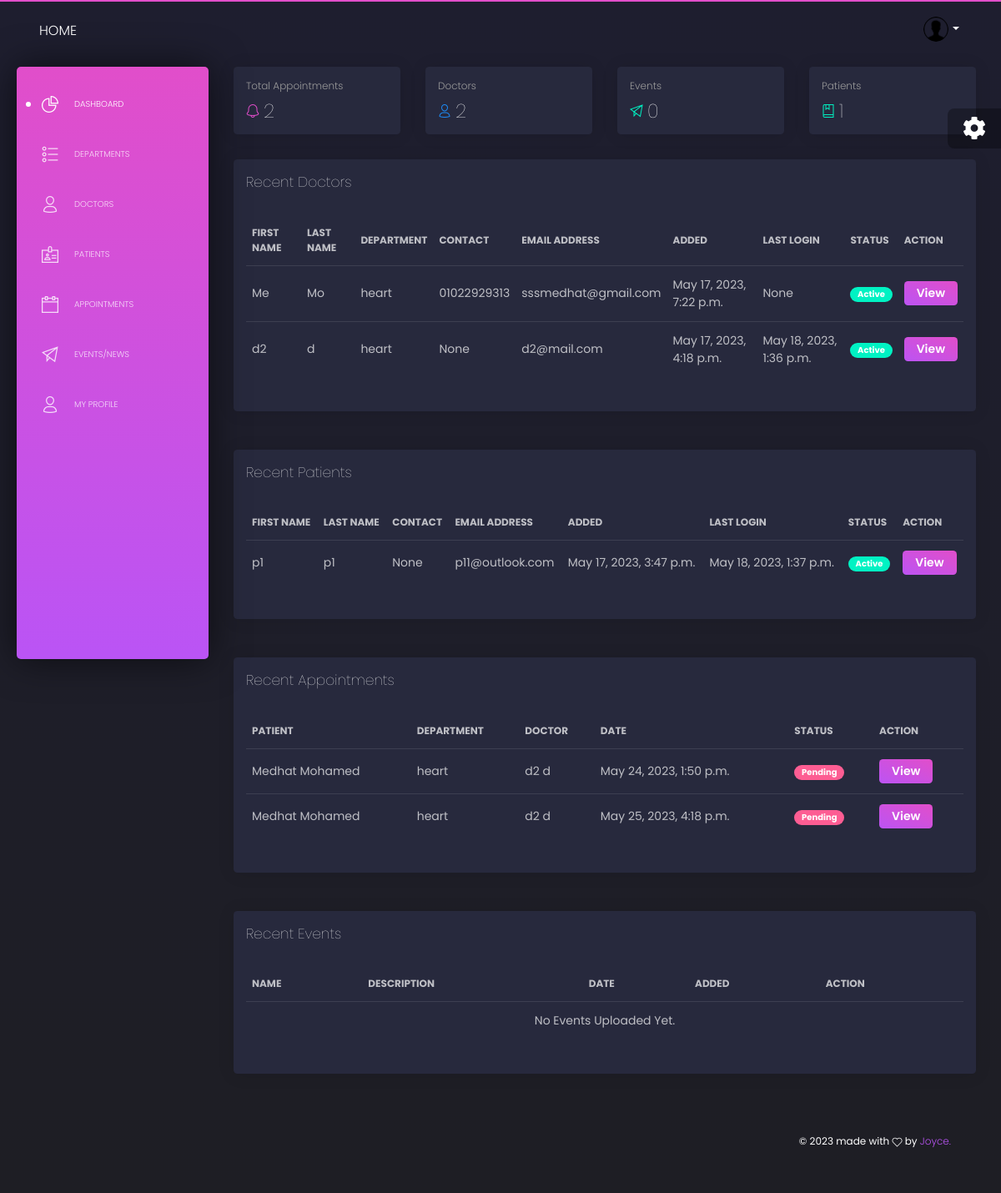
Page /admin-dashboard/ (signed in) on the earlier database version.
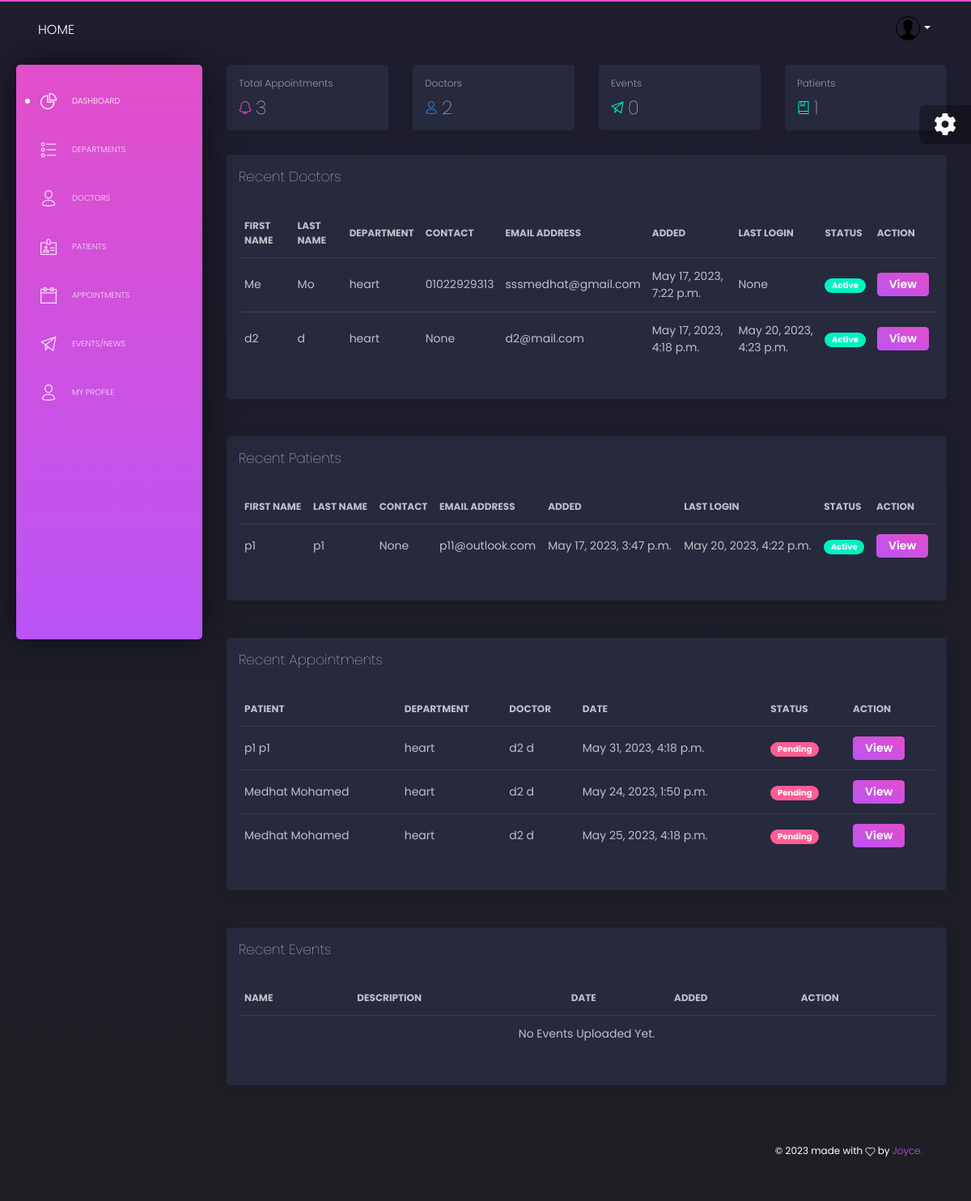
Same page on the later database version.
### users/models.py (models this page shows, shortened)
class UserAccount(AbstractUser):
    email = models.EmailField(unique=True)
    first_name = models.CharField(max_length=50)
    last_name = models.CharField(max_length=50)
    photo = models.ImageField(upload_to='users/profile-photos/', null=True)
    phone_number = models.CharField(max_length=50, null=True, blank=True)
    role = models.CharField(max_length=30,choices=ROLE_CHOICES,default='admin')
    gender = models.CharField(max_length=20, choices=GENDER_CHOICES, default='male')
    date_of_birth = models.DateField(null=True, blank=True)
    staff_id = models.CharField(max_length=50, null=True, blank=True)
    id_no = models.PositiveIntegerField(null=True, blank=True)
    specializations = models.ManyToManyField(Specialization, related_name='doctors', blank=True)
    is_available = models.BooleanField(default=True)
    department = models.ForeignKey(Department, on_delete=models.CASCADE, null=True, blank=True, related_name='users')
    bio = models.TextField(default='Aut maiores voluptates amet et quis praesentium qui senda para')
    USERNAME_FIELD = 'email'
    REQUIRED_FIELDS = ['first_name', 'last_name',]
    objects = UserAccountManager()

class CommonInfo(models.Model):
    created_at = models.DateTimeField(auto_now_add=True)
    last_update = models.DateTimeField(auto_now=True)
    class Meta:
        abstract = True

class Department(CommonInfo):
    name = models.CharField(max_length=254)
    description = models.TextField()
    cover_photo = models.ImageField(upload_to="departments/cover_photos/")
    created_at = models.DateTimeField(auto_now_add=True)
    last_update = models.DateTimeField(auto_now=True)
    class Meta:
        ordering = ('name',)

### core/models.py (models this page shows, shortened)
class CommonInfo(models.Model):
    created_at = models.DateTimeField(auto_now_add=True)
    last_update = models.DateTimeField(auto_now=True)
    class Meta:
        abstract = True

class Appointment(CommonInfo):
    department = models.ForeignKey(Department, on_delete=models.CASCADE, related_name='appointments', null=True, blank=True)
    doctor = models.ForeignKey(User, on_delete=models.CASCADE, limit_choices_to={'role': 'doctor'}, related_name='appointments_requested', blank=True, null=True)
    patient = models.ForeignKey(User, on_delete=models.CASCADE, related_name='appointments_made', null=True, blank=True)
    date = models.DateTimeField()
    name = models.CharField(max_length=255, null=True, blank=True)
    phone = models.CharField(max_length=255, null=True, blank=True)
    email = models.EmailField(max_length=255, null=True, blank=True)
    message = models.TextField(default='-')
    status = models.CharField(max_length=15, choices=STATUS_CHOICES, default='pending')
    confirmed_by = models.ForeignKey(User, on_delete=models.CASCADE, related_name='appointments_confirmed', blank=True, null=True)
    class Meta:
        unique_together = ('doctor', 'date', )

### dashboard/views/index.py (the view)
class DashboardTemplateView(DashboardView, TemplateView):
    template_name = 'dashboard/index.html'
    def get_context_data(self, **kwargs):
        appointments = Appointment.objects.all()
        doctors = User.objects.filter(role='doctor')
        events = Event.objects.all()
        patients = User.objects.filter(role='patient')
        staff = User.objects.filter(role='staff')
        context = super().get_context_data(**kwargs)
        context["appointments_count"] = appointments.count()
        context["events_count"] = events.count()
        context["doctors_count"] = doctors.count()
        context["patients_count"] = patients.count()
        context["staff_count"] = staff.count()
        context["recent_appointments"] = appointments.order_by('-pk')[:10]
        context["recent_events"] = events.order_by('-pk')[:10]
        context["recent_staff"] = staff.order_by('-pk')[:10]
        context["recent_doctors"] = doctors.order_by('-pk')[:10]
        context["recent_patients"] = patients.order_by('-pk')[:10]
        return context

### dashboard/views/index.py (called while the page is built)
    def test_func(self):
        user = self.request.user
        if user.is_staff or user.is_superuser or user.role == 'admin':
            return True
        return False

### templates/dashboard/index.html (shortened to what the changed rows need)
{% extends 'dashboard/base.html' %}
{% block content %}
        <div class="row">
          <div class="col-lg-3">
            <div class="card card-chart">
              <div class="card-header">
                <h5 class="card-category">Total Appointments</h5>
                <h3 class="card-title"><i class="tim-icons icon-bell-55 text-primary"></i>{{appointments_count}}</h3>
              </div>
            </div>
          </div>
        </div>
        <div class="row mb-3">
          <div class="col-md-12">
            <div class="card ">
              <div class="card-body">
                <div class="table-responsive">
                  <table class="table tablesorter " id="">
                    <thead class=" text-primary">
                      <tr>
                            <th>First Name</th>
                            <th>Last Name</th>
                            <th>Department</th>
                            <th>Contact</th>
                            <th>Email Address</th>
                            <th>Added</th>
                            <th>Last Login</th>
                            <th>Status</th>
                            <th>Action</th>
                      </tr>
                    </thead>
                    <tbody>
                      {% for doctor in recent_doctors %}
                        <tr>
                            <td>{{ doctor.first_name }} </td>
                            <td> {{ doctor.last_name }}</td>
                            <td> {{ doctor.department.name }}</td>
                            <td> {{ doctor.phone_number }}</td>
                            <td>{{ doctor.email }}</td>
                            <td> {{ doctor.date_joined }}</td>
                            <td> {{ doctor.last_login }}</td>
                            {% if doctor.is_active %}
                            <td>
                                <span class="badge badge-pill badge-success">Active</span>
                            </td>
                            {% else %}
                            <td>
                                <span class="badge badge-pill badge-danger">Inactive</span>
                            </td>
                            {% endif %}
                            <td>
                                <a href="{% url 'dashboard:doctors:doctor_details' doctor.pk %}">
                                    <button class="btn btn-primary btn-sm">View</button>
                                </a>
                            </td>
                        </tr>
                        {% empty %}
                            <tr class="text-center">
                                <td colspan="10">No Doctors Registered Yet.</td>
                            </tr>
                        {% endfor %}
                    </tbody>
                  </table>
                </div>
              </div>
            </div>
          </div>
        </div>
        <div class="row mb-3">
          <div class="col-md-12">
            <div class="card ">
              <div class="card-body">
                <div class="table-responsive">
                  <table class="table tablesorter " id="">
                    <thead class=" text-primary">
                      <tr>
                            <th>First Name</th>
                            <th>Last Name</th>
                            <th>Contact</th>
                            <th>Email Address</th>
                            <th>Added</th>
                            <th>Last Login</th>
                            <th>Status</th>
                            <th>Action</th>
                      </tr>
                    </thead>
                    <tbody>
                      {% for patient in recent_patients %}
                        <tr>
                            <td>{{ patient.first_name }} </td>
                            <td> {{ patient.last_name }}</td>
                            <td> {{ patient.phone_number }}</td>
                            <td>{{ patient.email }}</td>
                            <td> {{ patient.date_joined }}</td>
                            <td> {{ patient.last_login }}</td>
                            {% if patient.is_active %}
                            <td>
                                <span class="badge badge-pill badge-success">Active</span>
                            </td>
                            {% else %}
                            <td>
                                <span class="badge badge-pill badge-danger">Inactive</span>
                            </td>
                            {% endif %}
                            <td>
                                <a href="{% url 'dashboard:patients:patient_details' patient.pk %}">
                                    <button class="btn btn-primary btn-sm">View</button>
                                </a>
                            </td>
                        </tr>
                        {% empty %}
                            <tr class="text-center">
                                <td colspan="10">No Patients Registered Yet.</td>
                            </tr>
                        {% endfor %}
                    </tbody>
                  </table>
                </div>
              </div>
            </div>
          </div>
        </div>
        <div class="row mb-3">
          <div class="col-md-12">
            <div class="card ">
              <div class="card-body">
                <div class="table-responsive">
                  <table class="table tablesorter " id="">
                    <thead class=" text-primary">
                      <tr>
                            <th>Patient</th>
                            <th>Department</th>
                            <th>Doctor</th>
                            <th>Date</th>
                            <th>Status</th>
                            <th>Action</th>
                      </tr>
                    </thead>
                    <tbody>
                      {% for appointment in recent_appointments %}
                        <tr>
                            <td> {{ appointment.name }}</td>
                            <td> {{ appointment.department.name}}</td>
                            <td> {{ appointment.doctor.get_full_name }}</td>
                            <td> {{ appointment.date }}</td>
                            {% if appointment.is_confirmed %}
                            <td>
                                <span class="badge badge-pill badge-success">Confirmed</span>
                            </td>
                            {% else %}
                            <td>
                                <span class="badge badge-pill badge-danger">Pending</span>
                            </td>
                            {% endif %}
                            <td>
                                <a href="{% url 'dashboard:appointments:appointment_details' appointment.pk %}">
                                    <button class="btn btn-primary btn-sm">View</button>
                                </a>
                        </tr>
                        {% empty %}
                            <tr class="text-center">
                                <td colspan="10">No Appointments Requested Yet.</td>
                            </tr>
                        {% endfor %}
                    </tbody>
                  </table>
                </div>
              </div>
            </div>
          </div>
        </div>
        <div class="row mb-3">
          <div class="col-md-12">
            <div class="card ">
              <div class="card-body">
                <div class="table-responsive">
                  <table class="table tablesorter " id="">
                    <thead class=" text-primary">
                      <tr>
                            <th>Name</th>
                            <th>Description</th>
                            <th>Date</th>
                            <th>Added</th>
                            <th>Action</th>
                      </tr>
                    </thead>
                  </table>
                </div>
              </div>
            </div>
          </div>
        </div>
{% endblock %}

Differences in the rows shown:
changed UserAccount "d2@mail.com": last_login "May 18, 2023, 1:36 p.m." → "May 20, 2023, 4:23 p.m."
changed UserAccount "p11@outlook.com": last_login "May 18, 2023, 1:37 p.m." → "May 20, 2023, 4:22 p.m."
added Appointment: name "p1 p1", department.name "heart", doctor.get_full_name "d2 d", date "May 31, 2023, 4:18 p.m."
Other differences:
{{ appointments_count }}: "2" → "3"
